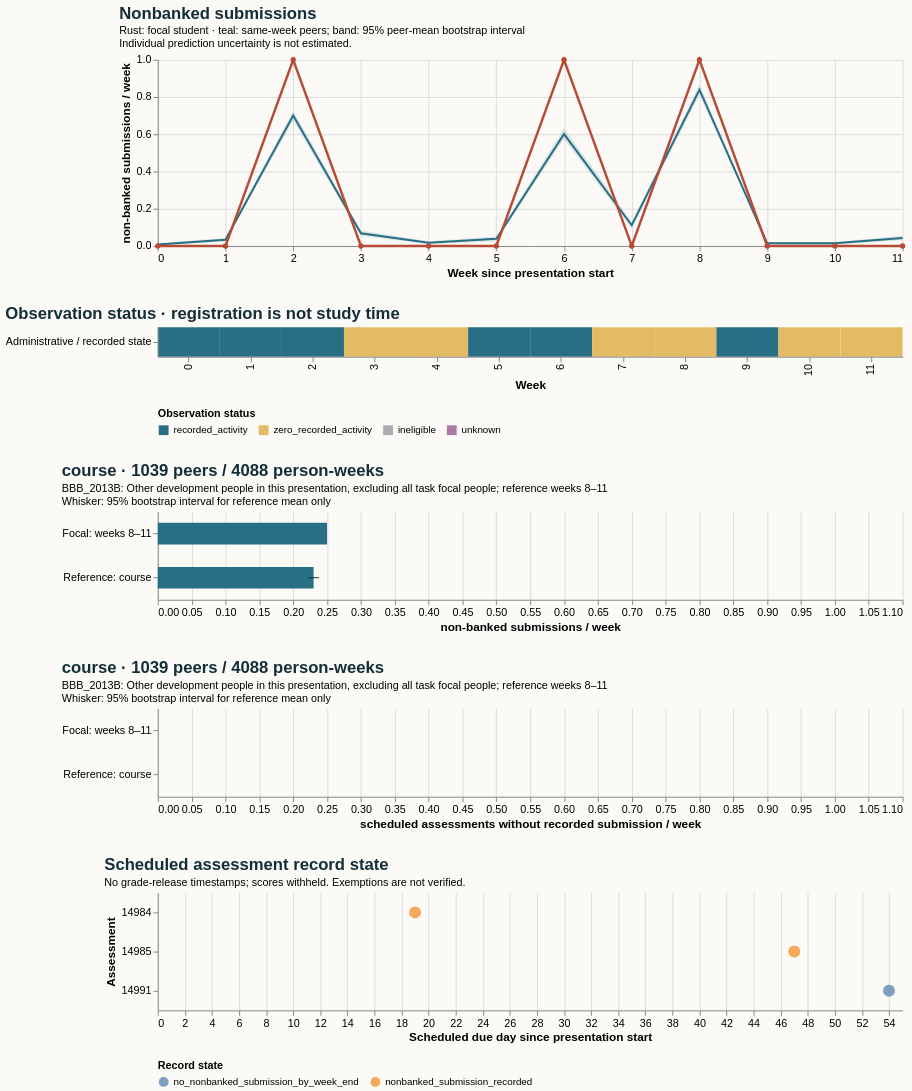

Describe this chart as a Vega-Lite specification.
### Vega-Lite specification from a JSON file in a GitHub repository (floating-point values rounded to 4 significant figures)
{"$schema": "https://vega.github.io/schema/vega-lite/v5.20.1.json", "config": {"axis": {"labelFontSize": 11, "titleFontSize": 12}, "background": "#fbfaf7", "font": "sans-serif", "title": {"anchor": "start", "color": "#142e38", "fontSize": 17, "subtitleFontSize": 11}, "view": {"continuousHeight": 300, "continuousWidth": 300, "stroke": null}}, "datasets": {"data-3752537afe3ce076fbca758fec2a69a4": [{"end_day": 6, "focal_value": 0.0, "peer_ci_high": 0.0139, "peer_ci_low": 0.003475, "peer_mean": 0.007819, "peer_observations": 1151, "peer_people": 1151, "reference": "course", "unit": "non-banked submissions / week", "week": 0}, {"end_day": 13, "focal_value": 0.0, "peer_ci_high": 0.04458, "peer_ci_low": 0.0236, "peer_mean": 0.03322, "peer_observations": 1144, "peer_people": 1144, "reference": "course", "unit": "non-banked submissions / week", "week": 1}, {"end_day": 20, "focal_value": 1.0, "peer_ci_high": 0.7265, "peer_ci_low": 0.6741, "peer_mean": 0.7007, "peer_observations": 1126, "peer_people": 1126, "reference": "course", "unit": "non-banked submissions / week", "week": 2}, {"end_day": 27, "focal_value": 0.0, "peer_ci_high": 0.08311, "peer_ci_low": 0.05362, "peer_mean": 0.06792, "peer_observations": 1119, "peer_people": 1119, "reference": "course", "unit": "non-banked submissions / week", "week": 3}, {"end_day": 34, "focal_value": 0.0, "peer_ci_high": 0.02588, "peer_ci_low": 0.01017, "peer_mean": 0.01756, "peer_observations": 1082, "peer_people": 1082, "reference": "course", "unit": "non-banked submissions / week", "week": 4}, {"end_day": 41, "focal_value": 0.0, "peer_ci_high": 0.05072, "peer_ci_low": 0.02605, "peer_mean": 0.03907, "peer_observations": 1075, "peer_people": 1075, "reference": "course", "unit": "non-banked submissions / week", "week": 5}, {"end_day": 48, "focal_value": 1.0, "peer_ci_high": 0.6305, "peer_ci_low": 0.5746, "peer_mean": 0.6009, "peer_observations": 1065, "peer_people": 1065, "reference": "course", "unit": "non-banked submissions / week", "week": 6}, {"end_day": 55, "focal_value": 0.0, "peer_ci_high": 0.1306, "peer_ci_low": 0.09342, "peer_mean": 0.1115, "peer_observations": 1049, "peer_people": 1049, "reference": "course", "unit": "non-banked submissions / week", "week": 7}, {"end_day": 62, "focal_value": 1.0, "peer_ci_high": 0.8658, "peer_ci_low": 0.8104, "peer_mean": 0.8393, "peer_observations": 1039, "peer_people": 1039, "reference": "course", "unit": "non-banked submissions / week", "week": 8}, {"end_day": 69, "focal_value": 0.0, "peer_ci_high": 0.02153, "peer_ci_low": 0.007828, "peer_mean": 0.01468, "peer_observations": 1022, "peer_people": 1022, "reference": "course", "unit": "non-banked submissions / week", "week": 9}, {"end_day": 76, "focal_value": 0.0, "peer_ci_high": 0.02165, "peer_ci_low": 0.007874, "peer_mean": 0.01476, "peer_observations": 1016, "peer_people": 1016, "reference": "course", "unit": "non-banked submissions / week", "week": 10}, {"end_day": 83, "focal_value": 0.0, "peer_ci_high": 0.05492, "peer_ci_low": 0.03014, "peer_mean": 0.04253, "peer_observations": 1011, "peer_people": 1011, "reference": "course", "unit": "non-banked submissions / week", "week": 11}], "data-770ce5d87c1c8bea199b2664b3a9bcb9": [{"hi": null, "lo": null, "series": "Focal: weeks 8–11", "value": 0.0}, {"hi": 0.0, "lo": 0.0, "series": "Reference: course", "value": 0.0}], "data-a6fabb3ba7a6a120b953e08964c2cef7": [{"as_of_day": 20, "assessment_id": 14984, "course": "BBB_2013B", "due_day": 19, "person_id": 553508, "score_status": "withheld_release_time_unknown", "state": "nonbanked_submission_recorded", "week": 2}, {"as_of_day": 48, "assessment_id": 14985, "course": "BBB_2013B", "due_day": 47, "person_id": 553508, "score_status": "withheld_release_time_unknown", "state": "nonbanked_submission_recorded", "week": 6}, {"as_of_day": 55, "assessment_id": 14991, "course": "BBB_2013B", "due_day": 54, "person_id": 553508, "score_status": "withheld_release_time_unknown", "state": "no_nonbanked_submission_by_week_end", "week": 7}], "data-c4b68ea2dd0827f29c39b6113f714603": [{"eligible_days": 7.0, "end_day": 6, "logging_completeness": "unknown", "observation_status": "recorded_activity", "row": "Administrative / recorded state", "score_status": "withheld_release_time_unknown", "start_day": 0, "value": 0.0, "week": 0}, {"eligible_days": 7.0, "end_day": 13, "logging_completeness": "unknown", "observation_status": "recorded_activity", "row": "Administrative / recorded state", "score_status": "withheld_release_time_unknown", "start_day": 7, "value": 0.0, "week": 1}, {"eligible_days": 7.0, "end_day": 20, "logging_completeness": "unknown", "observation_status": "recorded_activity", "row": "Administrative / recorded state", "score_status": "withheld_release_time_unknown", "start_day": 14, "value": 1.0, "week": 2}, {"eligible_days": 7.0, "end_day": 27, "logging_completeness": "unknown", "observation_status": "zero_recorded_activity", "row": "Administrative / recorded state", "score_status": "withheld_release_time_unknown", "start_day": 21, "value": 0.0, "week": 3}, {"eligible_days": 7.0, "end_day": 34, "logging_completeness": "unknown", "observation_status": "zero_recorded_activity", "row": "Administrative / recorded state", "score_status": "withheld_release_time_unknown", "start_day": 28, "value": 0.0, "week": 4}, {"eligible_days": 7.0, "end_day": 41, "logging_completeness": "unknown", "observation_status": "recorded_activity", "row": "Administrative / recorded state", "score_status": "withheld_release_time_unknown", "start_day": 35, "value": 0.0, "week": 5}, {"eligible_days": 7.0, "end_day": 48, "logging_completeness": "unknown", "observation_status": "recorded_activity", "row": "Administrative / recorded state", "score_status": "withheld_release_time_unknown", "start_day": 42, "value": 1.0, "week": 6}, {"eligible_days": 7.0, "end_day": 55, "logging_completeness": "unknown", "observation_status": "zero_recorded_activity", "row": "Administrative / recorded state", "score_status": "withheld_release_time_unknown", "start_day": 49, "value": 0.0, "week": 7}, {"eligible_days": 7.0, "end_day": 62, "logging_completeness": "unknown", "observation_status": "zero_recorded_activity", "row": "Administrative / recorded state", "score_status": "withheld_release_time_unknown", "start_day": 56, "value": 1.0, "week": 8}, {"eligible_days": 7.0, "end_day": 69, "logging_completeness": "unknown", "observation_status": "recorded_activity", "row": "Administrative / recorded state", "score_status": "withheld_release_time_unknown", "start_day": 63, "value": 0.0, "week": 9}, {"eligible_days": 7.0, "end_day": 76, "logging_completeness": "unknown", "observation_status": "zero_recorded_activity", "row": "Administrative / recorded state", "score_status": "withheld_release_time_unknown", "start_day": 70, "value": 0.0, "week": 10}, {"eligible_days": 7.0, "end_day": 83, "logging_completeness": "unknown", "observation_status": "zero_recorded_activity", "row": "Administrative / recorded state", "score_status": "withheld_release_time_unknown", "start_day": 77, "value": 0.0, "week": 11}], "data-fd293118b32c26a2958d283f37416436": [{"hi": null, "lo": null, "series": "Focal: weeks 8–11", "value": 0.25}, {"hi": 0.2383, "lo": 0.2223, "series": "Reference: course", "value": 0.2301}]}, "resolve": {"scale": {"color": "independent"}}, "spacing": 28, "vconcat": [{"data": {"name": "data-3752537afe3ce076fbca758fec2a69a4"}, "height": 190, "layer": [{"encoding": {"x": {"axis": {"tickMinStep": 1}, "field": "week", "title": "Week since presentation start", "type": "quantitative"}, "y": {"field": "peer_ci_low", "scale": {"zero": true}, "title": "non-banked submissions / week", "type": "quantitative"}, "y2": {"field": "peer_ci_high"}}, "mark": {"color": "#286f83", "opacity": 0.16, "type": "area"}}, {"encoding": {"tooltip": [{"field": "week", "type": "quantitative"}, {"field": "peer_mean", "type": "quantitative"}, {"field": "peer_people", "type": "quantitative"}, {"field": "peer_observations", "type": "quantitative"}], "x": {"field": "week", "type": "quantitative"}, "y": {"field": "peer_mean", "type": "quantitative"}}, "mark": {"color": "#286f83", "strokeWidth": 2, "type": "line"}}, {"encoding": {"tooltip": [{"field": "week", "type": "quantitative"}, {"field": "focal_value", "type": "quantitative"}], "x": {"field": "week", "type": "quantitative"}, "y": {"field": "focal_value", "type": "quantitative"}}, "mark": {"color": "#b64c35", "point": {"color": "#b64c35"}, "strokeWidth": 2.5, "type": "line"}}], "title": {"subtitle": ["Rust: focal student · teal: same-week peers; band: 95% peer-mean bootstrap interval", "Individual prediction uncertainty is not estimated."], "text": "Nonbanked submissions"}, "width": 760}, {"data": {"name": "data-c4b68ea2dd0827f29c39b6113f714603"}, "encoding": {"color": {"field": "observation_status", "legend": {"labelLimit": 260, "orient": "bottom"}, "scale": {"domain": ["recorded_activity", "zero_recorded_activity", "ineligible", "unknown"], "range": ["#286f83", "#e4bb64", "#aaaeb3", "#ac78a5"]}, "title": "Observation status", "type": "nominal"}, "tooltip": [{"field": "week", "type": "quantitative"}, {"field": "eligible_days", "type": "quantitative"}, {"field": "observation_status", "type": "nominal"}, {"field": "logging_completeness", "type": "nominal"}], "x": {"field": "week", "title": "Week", "type": "ordinal"}, "y": {"field": "row", "title": null, "type": "nominal"}}, "height": 30, "mark": {"type": "rect"}, "title": "Observation status · registration is not study time", "width": 760}, {"data": {"name": "data-fd293118b32c26a2958d283f37416436"}, "height": 90, "layer": [{"encoding": {"x": {"field": "value", "scale": {"domain": [0, 1.05], "zero": true}, "title": "non-banked submissions / week", "type": "quantitative"}, "y": {"field": "series", "sort": null, "title": null, "type": "nominal"}}, "mark": {"color": "#286f83", "size": 22, "type": "bar"}}, {"encoding": {"x": {"field": "lo", "type": "quantitative"}, "x2": {"field": "hi"}, "y": {"field": "series", "sort": null, "title": null, "type": "nominal"}}, "mark": {"color": "#142e38", "type": "rule"}}], "title": {"subtitle": ["BBB_2013B: Other development people in this presentation, excluding all task focal people; reference weeks 8–11", "Whisker: 95% bootstrap interval for reference mean only"], "text": "course · 1039 peers / 4088 person-weeks"}, "width": 760}, {"data": {"name": "data-770ce5d87c1c8bea199b2664b3a9bcb9"}, "height": 90, "layer": [{"encoding": {"x": {"field": "value", "scale": {"domain": [0, 1.05], "zero": true}, "title": "scheduled assessments without recorded submission / week", "type": "quantitative"}, "y": {"field": "series", "sort": null, "title": null, "type": "nominal"}}, "mark": {"color": "#286f83", "size": 22, "type": "bar"}}, {"encoding": {"x": {"field": "lo", "type": "quantitative"}, "x2": {"field": "hi"}, "y": {"field": "series", "sort": null, "title": null, "type": "nominal"}}, "mark": {"color": "#142e38", "type": "rule"}}], "title": {"subtitle": ["BBB_2013B: Other development people in this presentation, excluding all task focal people; reference weeks 8–11", "Whisker: 95% bootstrap interval for reference mean only"], "text": "course · 1039 peers / 4088 person-weeks"}, "width": 760}, {"data": {"name": "data-a6fabb3ba7a6a120b953e08964c2cef7"}, "encoding": {"color": {"field": "state", "legend": {"labelLimit": 400, "orient": "bottom"}, "title": "Record state", "type": "nominal"}, "tooltip": [{"field": "assessment_id", "type": "quantitative"}, {"field": "due_day", "type": "quantitative"}, {"field": "as_of_day", "type": "quantitative"}, {"field": "state", "type": "nominal"}, {"field": "score_status", "type": "nominal"}], "x": {"field": "due_day", "title": "Scheduled due day since presentation start", "type": "quantitative"}, "y": {"field": "assessment_id", "title": "Assessment", "type": "nominal"}}, "height": 120, "mark": {"filled": true, "size": 150, "type": "point"}, "title": {"subtitle": "No grade-release timestamps; scores withheld. Exemptions are not verified.", "text": "Scheduled assessment record state"}, "width": 760}]}
